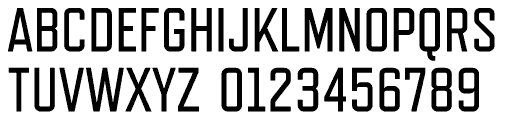
#> input picture images/font_image/Refrigerator_Deluxe.png, 505 x 120 px
$ jupyter execute get_data_from_img.ipynb
#> lines starting #> are read from the running program, lines starting #| are printed output that depends on the picture; after the words box and inside, x2 and y2 are one past the last pixel; in counts of white or black regions, pixels touching at a corner belong together
This code will create an image for each character in the font image

[cell 1]
from PIL import Image
import numpy as np
import cv2
import matplotlib.pyplot as plt

[cell 2]
image_path = '../images/font_image/Refrigerator_Deluxe.png'
image = cv2.imread(image_path, cv2.IMREAD_GRAYSCALE)
#> image is the input picture: shape (120, 505); min 1, max 255, mean 187.2

_, binary_image = cv2.threshold(image, 128, 255, cv2.THRESH_BINARY_INV)
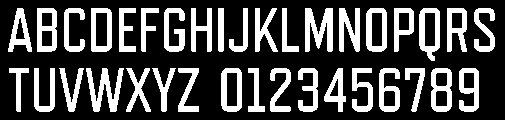
#> binary_image: shape (120, 505); 28.1% white; 36 white regions

contours, _ = cv2.findContours(binary_image, cv2.RETR_EXTERNAL, cv2.CHAIN_APPROX_SIMPLE)
#> contours = 36 contours; largest, box (x1, y1, x2, y2) and area: (419, 8, 440, 61) 866, (91, 8, 112, 52) 844, (221, 68, 242, 112) 824, (366, 8, 387, 52) 824, (431, 68, 452, 112) 811

contour_image = cv2.cvtColor(image, cv2.COLOR_GRAY2BGR)
cv2.drawContours(contour_image, contours, -1, (255,0,0), 1)
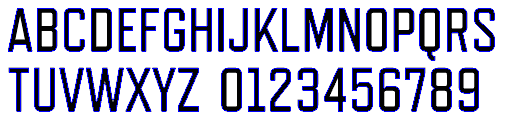
#> contour_image: shape (120, 505, 3); 9.15% of pixels changed, all inside (x1, y1, x2, y2) = (8, 8, 495, 112)
contour_image_rgb = cv2.cvtColor(contour_image, cv2.COLOR_BGR2RGB)

plt.figure(figsize=(10,5))
plt.imshow(contour_image_rgb)
plt.title('Image with Contours')
plt.axis('off')
plt.show()

padding=2

for idx, contour in enumerate(contours):
    x, y, w, h = cv2.boundingRect(contour)
    x_padded = max(x - padding, 0)
    y_padded = max(y - padding, 0)
    w_padded = min(w + 2 * padding, image.shape[1] - x_padded)
    h_padded = min(h + 2 * padding, image.shape[0] - y_padded)
    char_image = image[y_padded:y_padded+h_padded, x_padded:x_padded+w_padded]

    plt.subplot(4, 9, idx + 1)  # Adjust the grid size (5, 8) based on the number of characters
    plt.imshow(char_image, cmap='gray')
    plt.title(f'Char {idx}')
    plt.axis('off')
    char_image_path=f'RD_char_{idx}.png'
    cv2.imwrite(char_image_path, char_image)
#> this loop made 36 passes
#> (x, y, w, h, x_padded, y_padded, w_padded, h_padded) on passes 1 to 12: (459, 68, 20, 44, 457, 66, 24, 48), (431, 68, 21, 44, 429, 66, 25, 48), (405, 68, 20, 44, 403, 66, 24, 48), (379, 68, 21, 44, 377, 66, 25, 48), (352, 68, 21, 44, 350, 66, 25, 48), (324, 68, 22, 44, 322, 66, 26, 48), (298, 68, 20, 44, 296, 66, 24, 48), (270, 68, 21, 44, 268, 66, 25, 48), (248, 68, 17, 44, 246, 66, 21, 48), (221, 68, 21, 44, 219, 66, 25, 48), (178, 68, 21, 44, 176, 66, 25, 48), (152, 68, 24, 44, 150, 66, 28, 48)
#> pass 1, `char_image = image[y_padded:y_padded+h_padded, x_padded:x_padded+w_pad..`:
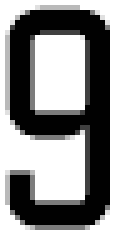
#> char_image: shape (48, 24) (shown 5 times larger); min 1, max 255, mean 143.9
#> pass 2, `char_image = image[y_padded:y_padded+h_padded, x_padded:x_padded+w_pad..`:
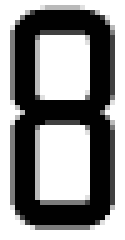
#> char_image: shape (48, 25) (shown 5 times larger); min 1, max 255, mean 141.6
#> pass 3, `char_image = image[y_padded:y_padded+h_padded, x_padded:x_padded+w_pad..`:
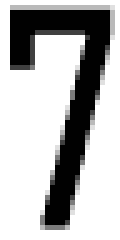
#> char_image: shape (48, 24) (shown 5 times larger); min 1, max 255, mean 181.1
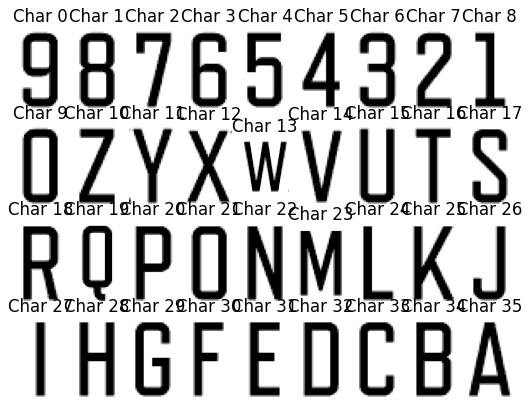
#> figure drawn by matplotlib, 36 panels

$ run again, with images/font_image/Driver_Gothic.png copied over images/font_image/Refrigerator_Deluxe.png
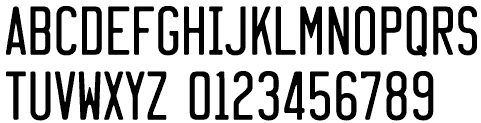
#> input picture images/font_image/Driver_Gothic.png, 481 x 123 px
#> `_, binary_image = cv2.threshold(image, 128, 255, cv2.THRESH_BINARY_INV)`:
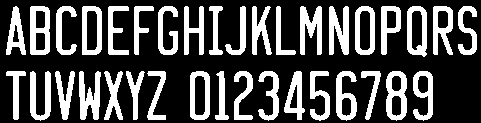
#> binary_image: shape (123, 481); 30% white; 36 white regions
#> contours = 36 contours; largest, box (x1, y1, x2, y2) and area: (30, 6, 50, 55) 895, (82, 6, 102, 55) 890, (407, 6, 427, 57) 878, (190, 71, 210, 120) 877, (386, 71, 407, 121) 866
#> the loop `for idx, contour in enumerate(contours):` made 36 passes
#> (x, y, w, h, x_padded, y_padded, w_padded, h_padded) on passes 1 to 8: (413, 71, 20, 50, 411, 69, 24, 54), (386, 71, 21, 50, 384, 69, 25, 54), (361, 71, 20, 49, 359, 69, 24, 53), (336, 71, 21, 50, 334, 69, 25, 54), (310, 71, 20, 50, 308, 69, 24, 54), (284, 71, 21, 49, 282, 69, 25, 53), (258, 71, 21, 50, 256, 69, 25, 54), (234, 71, 19, 49, 232, 69, 23, 53)
#> pass 3, `char_image = image[y_padded:y_padded+h_padded, x_padded:x_padded+w_pad..`:
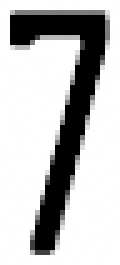
#> char_image: shape (53, 24) (shown 5 times larger); min 0, max 255, mean 190.8

$ run again, with images/font_image/Keystone_State_Relative.png copied over images/font_image/Refrigerator_Deluxe.png
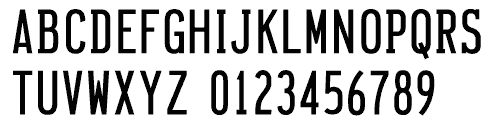
#> input picture images/font_image/Keystone_State_Relative.png, 491 x 124 px
#> `_, binary_image = cv2.threshold(image, 128, 255, cv2.THRESH_BINARY_INV)`:
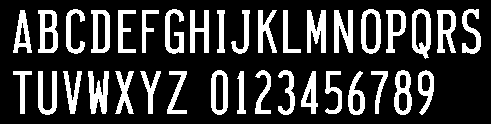
#> binary_image: shape (124, 491); 22.9% white; 36 white regions
#> contours = 36 contours; largest, box (x1, y1, x2, y2) and area: (361, 9, 381, 54) 744, (412, 9, 431, 59) 740, (38, 10, 58, 53) 682, (91, 10, 110, 53) 666, (211, 70, 228, 115) 641
#> the loop `for idx, contour in enumerate(contours):` made 36 passes
#> (x, y, w, h, x_padded, y_padded, w_padded, h_padded) on passes 1 to 8: (371, 71, 17, 43, 369, 69, 21, 47), (348, 71, 17, 44, 346, 69, 21, 48), (325, 71, 17, 43, 323, 69, 21, 47), (301, 71, 17, 43, 299, 69, 21, 47), (237, 71, 9, 43, 235, 69, 13, 47), (167, 71, 20, 43, 165, 69, 24, 47), (140, 71, 21, 43, 138, 69, 25, 47), (115, 71, 19, 43, 113, 69, 23, 47)
#> pass 3, `char_image = image[y_padded:y_padded+h_padded, x_padded:x_padded+w_pad..`:
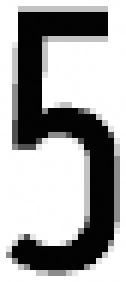
#> char_image: shape (47, 21) (shown 6 times larger); min 2, max 255, mean 165.1

$ run again, with images/font_image/License_Plate.png copied over images/font_image/Refrigerator_Deluxe.png
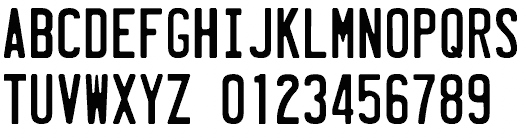
#> input picture images/font_image/License_Plate.png, 526 x 139 px
#> `_, binary_image = cv2.threshold(image, 128, 255, cv2.THRESH_BINARY_INV)`:
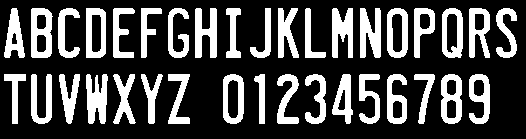
#> binary_image: shape (139, 526); 27.9% white; 36 white regions
#> contours = 36 contours; largest, box (x1, y1, x2, y2) and area: (31, 8, 53, 58) 953, (442, 8, 463, 58) 914, (387, 8, 408, 58) 913, (86, 8, 106, 58) 912, (223, 74, 244, 124) 910
#> the loop `for idx, contour in enumerate(contours):` made 36 passes
#> (x, y, w, x_padded, y_padded, w_padded, char_image_path) on passes 1 to 8: (469, 74, 21, 467, 72, 25, 'RD_char_0.png'), (441, 74, 21, 439, 72, 25, 'RD_char_1.png'), (414, 74, 21, 412, 72, 25, 'RD_char_2.png'), (387, 74, 20, 385, 72, 24, 'RD_char_3.png'), (359, 74, 21, 357, 72, 25, 'RD_char_4.png'), (332, 74, 21, 330, 72, 25, 'RD_char_5.png'), (305, 74, 21, 303, 72, 25, 'RD_char_6.png'), (277, 74, 22, 275, 72, 26, 'RD_char_7.png')
#> pass 3, `char_image = image[y_padded:y_padded+h_padded, x_padded:x_padded+w_pad..`:
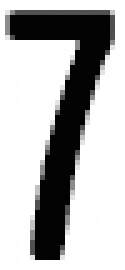
#> char_image: shape (54, 25) (shown 5 times larger); min 2, max 255, mean 180.2
